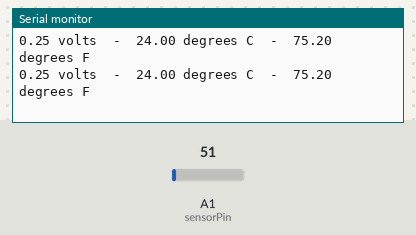
The sketch below on a simulated Arduino Uno, built with avr-gcc and run on an emulated ATmega328P. Parts: the last lines printed to the serial monitor. The inputs (shaded band) are chosen by the test bench; at power-on: A1 (sensorPin) = 51.

Above: at 1.2 s.
1.3 s: A1 (sensorPin) set to 73
At 1.33 s:
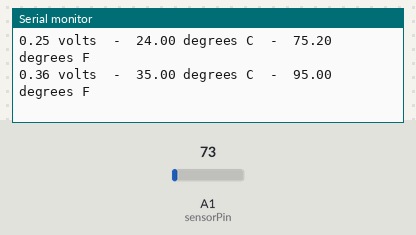
4.3 s: A1 (sensorPin) set to 83
At 4.38 s:
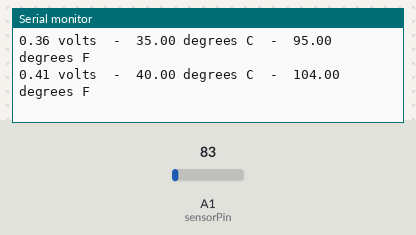
Timing chart, 0 to 7.3 s (numbered marks = the images above; inputs shaded):
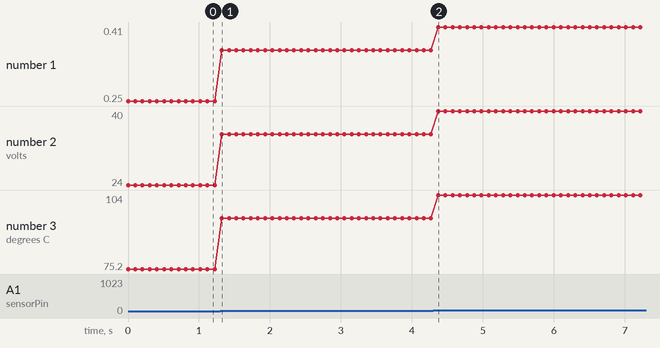

The sketch:

Project_25.1_Read_temperature_value.ino
```cpp
//**********************************************************************************
/*
Keyestudio 2021 Starter Kit
Project 25.1
Read_the_LM35_temperature_value
http//www.keyestudio.com
*/
#define sensorPin A1
void setup()
{
   Serial.begin(9600);
}
void loop()
{
  long reading = analogRead(sensorPin);
  float voltage = reading * 5.0;
  voltage /= 1024.0;
  float temperatureC = (500 * reading) /1024 ;
  float temperatureF = (temperatureC * 9.0 / 5.0) + 32.0;
  Serial.print(voltage); Serial.print(" volts  -  ");
  Serial.print(temperatureC); Serial.print(" degrees C  -  ");
  Serial.print(temperatureF); Serial.println(" degrees F");
  delay(100);
}
//**********************************************************************************
```

Measured:
- after the input at 1.3 s, the serial monitor: prints a new line at once (image 1)
- after the input at 4.3 s, the serial monitor: prints a new line after 0.07 s (image 2)
- plotted number 1: 0.25 → 0.36 after the input at 1.3 s, 0.36 → 0.41 after the input at 4.3 s
- plotted number 2: 24 → 35 after the input at 1.3 s, 35 → 40 after the input at 4.3 s
- plotted number 3: 75.2 → 95 after the input at 1.3 s, 95 → 104 after the input at 4.3 s
